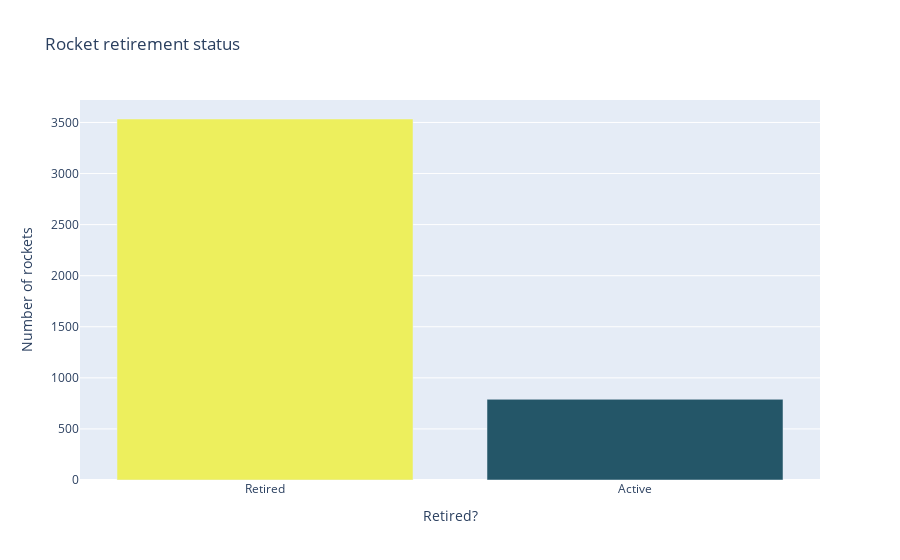

Notebook source saved alongside this figure:
### Code cell
fig_bar = px.bar(df_rocket_retirement, x=['Retired', 'Active'], y=df_rocket_retirement.values, 
                 color=df_rocket_retirement.values, color_continuous_scale='Aggrnyl',
                 title='Rocket retirement status', height=600)

fig_bar.update_layout(xaxis_title='Retired?', coloraxis_showscale=False, yaxis_title='Number of rockets')

fig_bar.show()

### Figure 1 — Plotly figure (JSON) as saved in the notebook; plotly's stock layout.template omitted (floating-point values rounded to 4 significant figures)
{"data": [{"alignmentgroup": "True", "hovertemplate": "x=%{x}<br>y=%{y}<br>color=%{marker.color}<extra></extra>", "legendgroup": "", "marker": {"color": [3534, 790], "coloraxis": "coloraxis", "pattern": {"shape": ""}}, "name": "", "offsetgroup": "", "orientation": "v", "showlegend": false, "textposition": "auto", "type": "bar", "x": ["Retired", "Active"], "xaxis": "x", "y": [3534, 790], "yaxis": "y"}], "layout": {"autosize": true, "barmode": "relative", "coloraxis": {"colorbar": {"title": {"text": "color"}}, "colorscale": [[0, "rgb(36, 86, 104)"], [0.1667, "rgb(15, 114, 121)"], [0.3333, "rgb(13, 143, 129)"], [0.5, "rgb(57, 171, 126)"], [0.6667, "rgb(110, 197, 116)"], [0.8333, "rgb(169, 220, 103)"], [1, "rgb(237, 239, 93)"]], "showscale": false}, "legend": {"tracegroupgap": 0}, "title": {"text": "Rocket retirement status"}, "xaxis": {"anchor": "y", "autorange": true, "domain": [0, 1], "range": [-0.5, 1.5], "title": {"text": "Retired?"}, "type": "category"}, "yaxis": {"anchor": "x", "autorange": true, "domain": [0, 1], "range": [0, 3720], "title": {"text": "Number of rockets"}, "type": "linear"}}}
